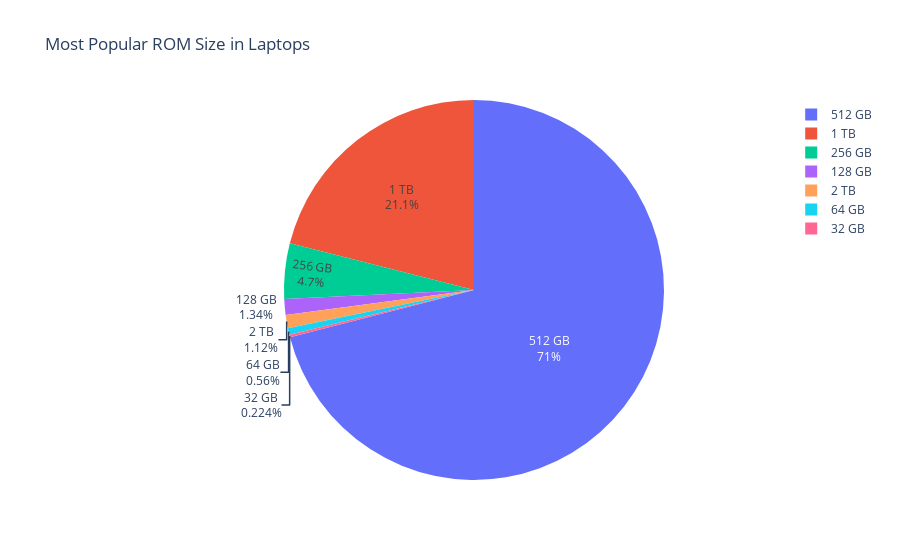

Notebook cell for this chart:
### Code cell
iplot(px.pie(values=rom,
             names=['512 GB','1 TB','256 GB','128 GB','2 TB','64 GB','32 GB'],
             title='Most Popular ROM Size in Laptops'

).update_traces(textinfo='label+percent'))

### Figure 1 — Plotly figure (JSON) as saved in the notebook; plotly's stock layout.template omitted (floating-point values rounded to 4 significant figures)
{"data": [{"domain": {"x": [0, 1], "y": [0, 1]}, "hovertemplate": "label=%{label}<br>value=%{value}<extra></extra>", "labels": ["512 GB", "1 TB", "256 GB", "128 GB", "2 TB", "64 GB", "32 GB"], "legendgroup": "", "name": "", "showlegend": true, "textinfo": "label+percent", "type": "pie", "values": [634, 188, 42, 12, 10, 5, 2]}], "layout": {"legend": {"tracegroupgap": 0}, "title": {"text": "Most Popular ROM Size in Laptops"}}}
